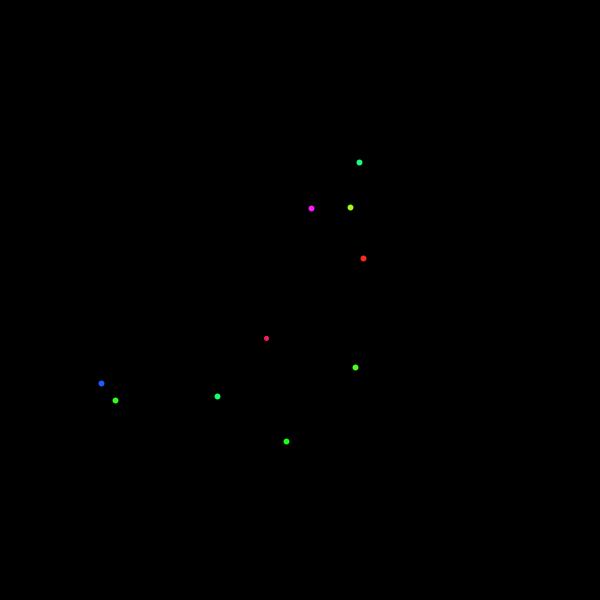
Frame 1 (no input)
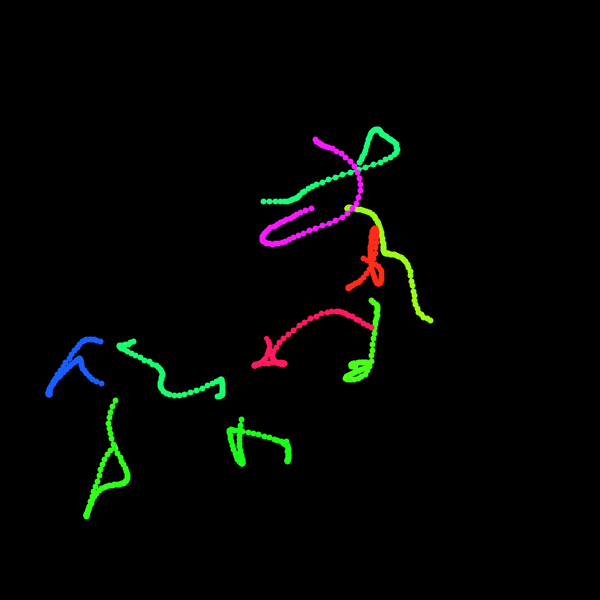
Frame 60 (the mouse pressed at the canvas centre just before this capture)
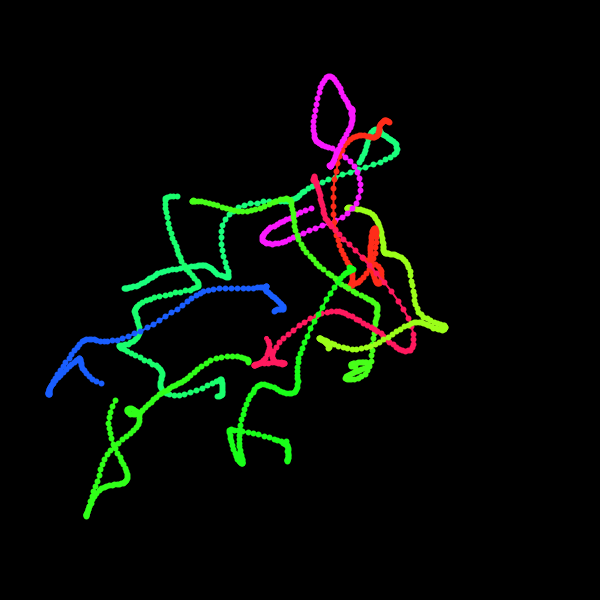
Frame 120 (the mouse held since frame 60 and released just before this capture)

The Processing sketch that drew these frames (run headless with seeded random() and noise(); from frame 60 on, the mouse is pressed at the canvas centre):

// Processing sketch: Noc01_07_PerlinWalker
// ── Noc01_07_PerlinWalker.pde
Walker[] walkers;
int MAX_WALKERS = 10;
// Perlin walker from page 21 of Nature of Code by Daniel Shiffman

void setup() {
  colorMode(HSB,360,100,100);
  size(600, 600);
  walkers = new Walker[MAX_WALKERS];
  for (int i = 0; i < MAX_WALKERS; i++) {
    walkers[i] = new Walker();
  }
  background(0,0,0);
}

void draw() {
  for (int i = 0; i < MAX_WALKERS; i++) {
    walkers[i].step();
    walkers[i].display();
  }
}
// ── Walker.pde
class Walker {
  float x, y;
  float lastX, lastY;
  float tx, ty;
  float hue;

  Walker() {
    tx = 0+random(3000);
    ty = 10000+random(1000);
    hue = random(360);
    nextCoord();
  }

  void display() {
    int dotColour = (int)hue;
    stroke(dotColour, 90, 100);
    fill(dotColour, 90, 100);
    ellipse(x, y, 4, 4);
    strokeWeight(2);
    line(lastX, lastY, x, y);
  }

  void step() {
    lastX = x;
    lastY = y;
    nextCoord();
    tx += 0.01;  // move through Perlin space
    ty += 0.01;
  }

  void nextCoord() {
    x = map(noise(tx), 0, 1, 0, width);  // x- and y-location mapped from noise
    y = map(noise(ty), 0, 1, 0, height);
  }
}
